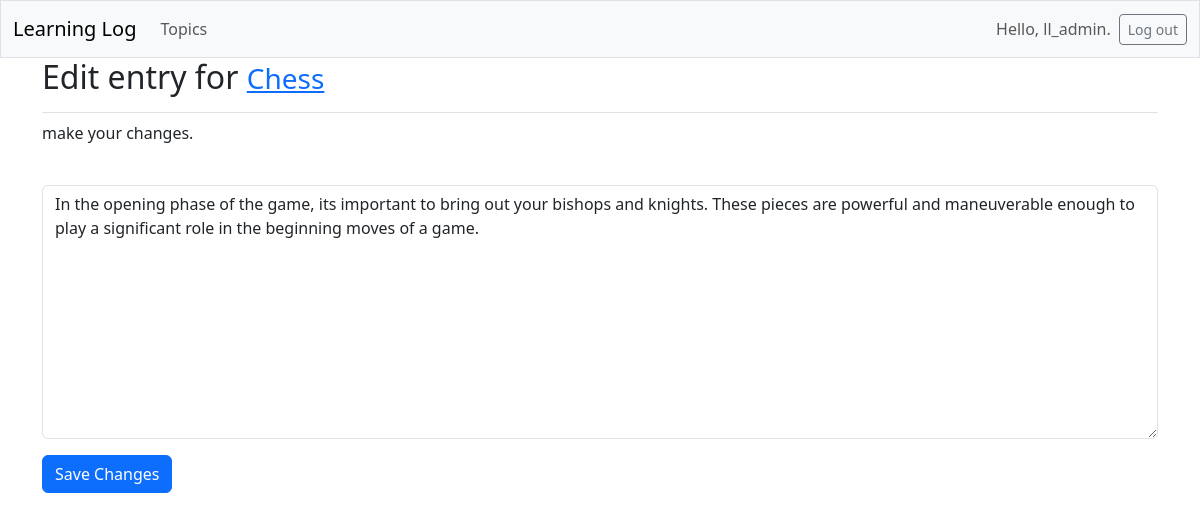
The page /edit_entry/2/ (signed in) on the database its author committed.
### learning_logs/models.py (models this page shows, shortened)
class Topic(models.Model):
    text = models.CharField(max_length=200)
    date_added = models.DateTimeField(auto_now_add = True)
    owner = models.ForeignKey(User, on_delete=models.CASCADE)
    def __str__(self):
        return self.text

class Entry(models.Model):
    topic = models.ForeignKey(Topic,on_delete = models.CASCADE)
    text = models.TextField()
    date_added = models.DateTimeField(auto_now_add = True)
    class Meta:
        verbose_name_plural = 'entries'

### learning_logs/views.py (the view)
# urls.py: path('edit_entry/<int:entry_id>/', views.edit_entry, name='edit_entry'),
@login_required
def edit_entry(request,entry_id):
    entry = Entry.objects.get(id=entry_id)
    topic = entry.topic
    if request.method != 'POST':
        form = EntryForm(instance=entry)
    else:
        form = EntryForm(instance=entry ,data=request.POST)
        if form.is_valid():
            form.save()
            return redirect('learning_logs:topic', topic_id=topic.id)
    context = {'entry': entry, 'topic': topic, 'form': form}
    return render(request, 'learning_logs/edit_entry.html', context)

### learning_logs/forms.py
class EntryForm(forms.ModelForm):
    class Meta:
        model = Entry
        fields = ['text']
        labels = {'text': ''}
        widgets = {'text': forms.Textarea(attrs={'cols': 80})}

### learning_logs/templates/learning_logs/edit_entry.html (shortened to what this page needs)
{% extends 'learning_logs/base.html' %}
{% load django_bootstrap5 %}
{% block page_header %}
  <h2>Edit entry for <small><a href="{% url 'learning_logs:topic' topic.id %}">{{ topic }}</a></small></h2>
{% endblock page_header %}
{% block content %}
  <p>make your changes.</p>
    <form action="{% url 'learning_logs:edit_entry' entry.id %}" method="post">
      {% bootstrap_form form %}
      {% bootstrap_button button_type="submit" content="Save Changes" %}
    </form>
{% endblock content %}

### learning_logs/templates/learning_logs/base.html (shortened to what this page needs)
<!doctype html>
<html lang="en">
<head>
  {% load django_bootstrap5 %}
  {% bootstrap_css %}
</head>
<body>
  <nav class="navbar navbar-expand-md navbar-light bg-light md-4 border">
    <div class="container-fluid">
      <a class="navbar-brand" href="{% url 'learning_logs:index' %}">Learning Log</a>
      <div class="collapse navbar-collapse" id="navbarCollapse">
        <ul class="navbar-nav me-auto mb-2 mb-md-0">
          <li class="nav-item">
            <a class="nav-link" href="{% url 'learning_logs:topics' %}">Topics</a></li>
        </ul>
        <ul class="navbar-nav ms-auto mb-2 mb-md-0">
          {% if user.is_authenticated %}
            <li class="nav-item">
              <span class="navbar-text me-2">Hello, {{ user.username }}.
                </span></li>
          {% endif %}
        </ul>
        {% if user.is_authenticated %}
          <form action="{% url 'accounts:logout' %}" method="post">
            <button name="submit" class="btn btn-outline-secondary btn-sm">Log out</button>
          </form>
        {% endif %}
      </div>
    </div>
  </nav>
  <main class="container">
    <div class="pb-2 mb-2 border-bottom">
      {% block page_header %}{% endblock page_header %}
    </div>
    <div>
      {% block content %}{% endblock content %}
    </div>
  </main>
</body>
</html>

### rows shown on the page
Topic: text "Chess"
Entry: text "In the opening phase of the game, its important to bring out your bishops and knights. These pieces are powerful and maneuverable enough to play a significant role in the beginning moves of a game."

### other values the page prints
{{ user.username }} "ll_admin"
